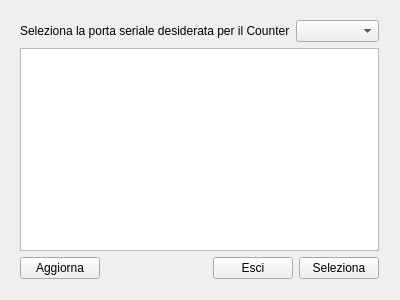
<?xml version="1.0" encoding="UTF-8"?>
<ui version="4.0">
 <class>SelectionCounterWindows</class>
 <widget class="QWidget" name="SelectionCounterWindows">
  <property name="geometry">
   <rect>
    <x>0</x>
    <y>0</y>
    <width>400</width>
    <height>300</height>
   </rect>
  </property>
  <property name="windowTitle">
   <string>SelectionCounterWindows</string>
  </property>
  <widget class="QWidget" name="verticalLayoutWidget">
   <property name="geometry">
    <rect>
     <x>9</x>
     <y>9</y>
     <width>381</width>
     <height>281</height>
    </rect>
   </property>
   <layout class="QVBoxLayout" name="verticalLayout">
    <item>
     <layout class="QHBoxLayout" name="l_serialSelection">
      <item>
       <widget class="QLabel" name="label">
        <property name="text">
         <string>Seleziona la porta seriale desiderata per il Counter</string>
        </property>
       </widget>
      </item>
      <item>
       <widget class="QComboBox" name="m_SerialList"/>
      </item>
     </layout>
    </item>
    <item>
     <widget class="QTextBrowser" name="m_textBox"/>
    </item>
    <item>
     <layout class="QHBoxLayout" name="l_selectionButton">
      <item>
       <widget class="QPushButton" name="m_reloadList">
        <property name="text">
         <string>Aggiorna</string>
        </property>
       </widget>
      </item>
      <item>
       <spacer name="horizontalSpacer">
        <property name="orientation">
         <enum>Qt::Horizontal</enum>
        </property>
        <property name="sizeHint" stdset="0">
         <size>
          <width>40</width>
          <height>20</height>
         </size>
        </property>
       </spacer>
      </item>
      <item>
       <widget class="QPushButton" name="m_quitButton">
        <property name="text">
         <string>Esci</string>
        </property>
       </widget>
      </item>
      <item>
       <widget class="QPushButton" name="m_selectionButton">
        <property name="text">
         <string>Seleziona</string>
        </property>
       </widget>
      </item>
     </layout>
    </item>
   </layout>
  </widget>
 </widget>
 <layoutdefault spacing="6" margin="11"/>
 <resources/>
 <connections/>
</ui>
